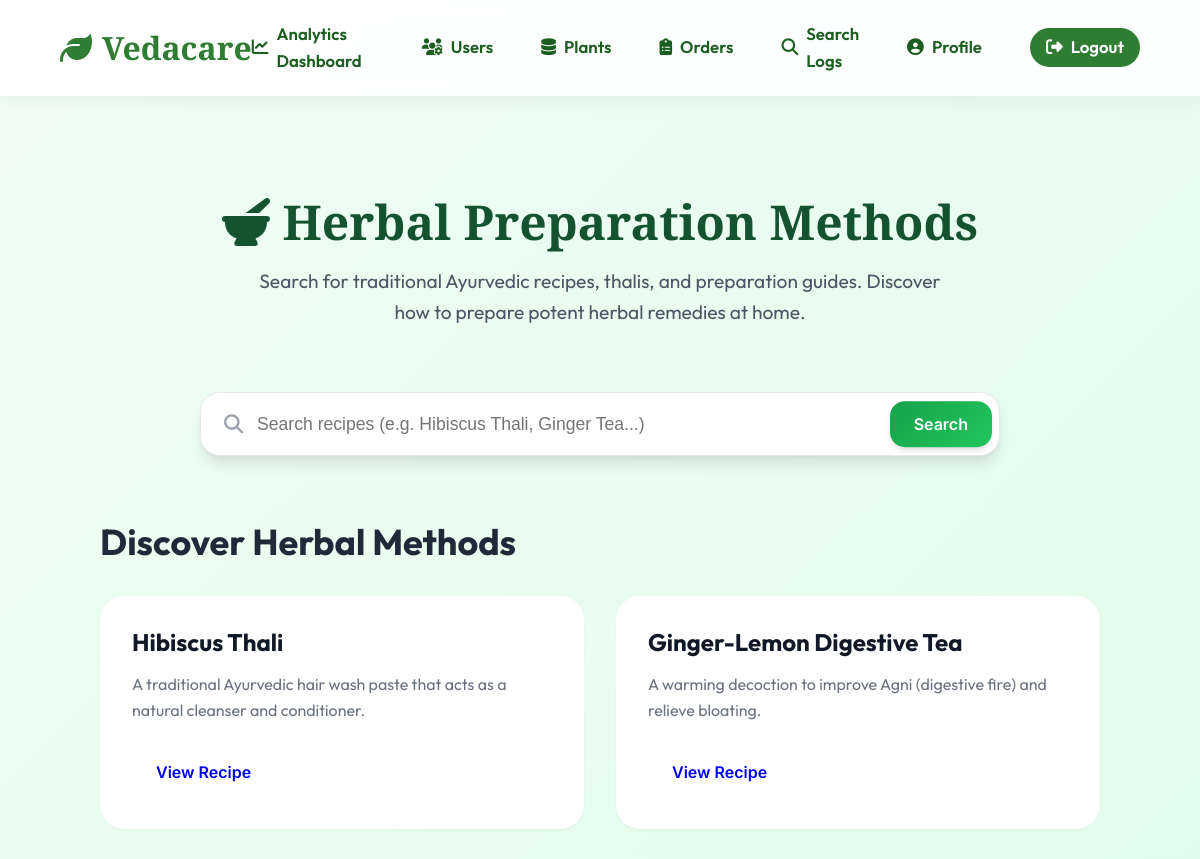
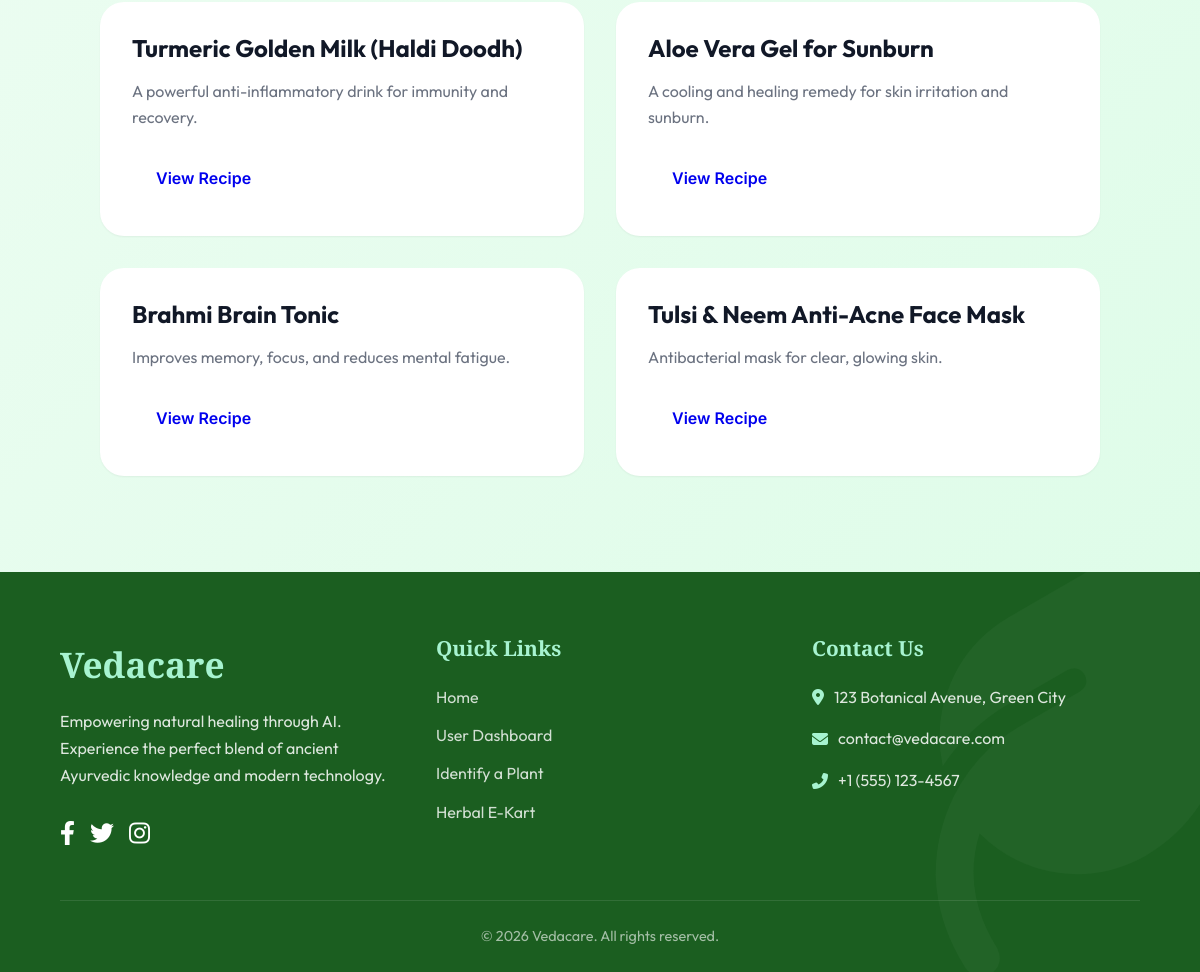
The page /herbal-methods/ (signed in) on the database its author committed (2 pictures, top to bottom).
### core/models.py (models this page shows, shortened)
class HerbalMethod(models.Model):
    name = models.CharField(max_length=200) # e.g. Hibiscus Thali
    description = models.TextField() # What it is used for
    ingredients = models.TextField() # List of ingredients
    recipe = models.TextField() # Step by step instructions
    image = models.ImageField(upload_to='methods/', null=True, blank=True)
    created_at = models.DateTimeField(auto_now_add=True)

### core/views.py (the view, shortened to what this page needs)
# urls.py: path('herbal-methods/', views.herbal_methods_search, name='herbal_methods'),
@login_required
def herbal_methods_search(request):
    query = request.GET.get('q', '').strip()
    methods = HerbalMethod.objects.none()
    featured_methods = HerbalMethod.objects.all()[:6] if not query else methods
    return render(request, 'core/herbal_methods.html', {
        'methods': methods,
        'query': query,
        'featured_methods': featured_methods
    })

### core/context_processors.py (called while the page is built)
def notifications_count(request):
    if request.user.is_authenticated:
        unread_count = Notification.objects.filter(user=request.user, is_read=False).count()
        return {'unread_count': unread_count}
    return {'unread_count': 0}

### templates/core/herbal_methods.html (shortened to what this page needs)
{% extends 'core/base.html' %}
{% load static %}
{% block content %}
<div class="container" style="padding: 4rem 1rem;">
    <div style="max-width: 1000px; margin: 0 auto;">
        <div style="text-align: center; margin-bottom: 4rem;">
            <h1 style="color: var(--primary-900); font-family: var(--font-display); font-size: 3rem; margin-bottom: 1rem;">
                <i class="fas fa-mortar-pestle"></i> Herbal Preparation Methods
            </h1>
            <p style="color: var(--gray-600); font-size: 1.2rem; max-width: 700px; margin: 0 auto;">
                Search for traditional Ayurvedic recipes, thalis, and preparation guides.
                Discover how to prepare potent herbal remedies at home.
            </p>
        </div>
        <div style="margin-bottom: 4rem; position: relative; max-width: 800px; margin-left: auto; margin-right: auto;">
            <form method="GET" action="{% url 'herbal_methods' %}">
                <i class="fas fa-search" style="position: absolute; left: 1.5rem; top: 50%; transform: translateY(-50%); color: var(--gray-400); font-size: 1.2rem;"></i>
                <input type="text" name="q" value="{{ query }}"
                    style="width: 100%; padding: 1.3rem 1.5rem 1.3rem 3.5rem; border-radius: 20px; border: 1px solid var(--gray-200); box-shadow: var(--shadow-lg); font-size: 1.1rem; outline: none; transition: 0.3s;"
                    placeholder="Search recipes (e.g. Hibiscus Thali, Ginger Tea...)" onfocus="this.style.borderColor='var(--primary-500)';">
                <button type="submit" class="btn btn-primary" style="position: absolute; right: 0.5rem; top: 50%; transform: translateY(-50%); border-radius: 15px; padding: 0.8rem 1.5rem;">
                    Search
                </button>
            </form>
        </div>
        {% if methods %}
            <h2 style="color: var(--gray-800); margin-bottom: 2rem;">Search Results for "{{ query }}"</h2>
            <div style="display: grid; grid-template-columns: repeat(auto-fill, minmax(450px, 1fr)); gap: 2rem;">
                {% for method in methods %}
                <div style="background: white; border-radius: 24px; padding: 2rem; box-shadow: var(--shadow-md); border-top: 6px solid var(--primary-500);">
                    <h3 style="color: var(--primary-800); font-size: 1.5rem; margin-bottom: 1rem;">{{ method.name }}</h3>
                    <p style="color: var(--gray-600); margin-bottom: 1.5rem; font-style: italic;">{{ method.description }}</p>
                    <div style="background: var(--primary-50); padding: 1.5rem; border-radius: 15px; margin-bottom: 1.5rem;">
                        <h4 style="color: var(--primary-700); font-size: 1rem; text-transform: uppercase; letter-spacing: 1px; margin-bottom: 0.8rem;">
                            <i class="fas fa-leaf"></i> Ingredients
                        </h4>
                        <p style="color: var(--primary-900); white-space: pre-line;">{{ method.ingredients }}</p>
                    </div>
                    <div>
                        <h4 style="color: var(--gray-700); font-size: 1rem; text-transform: uppercase; letter-spacing: 1px; margin-bottom: 0.8rem;">
                            <i class="fas fa-list-ol"></i> Step-by-Step Recipe
                        </h4>
                        <p style="color: var(--gray-800); line-height: 1.7; white-space: pre-line;">{{ method.recipe }}</p>
                    </div>
                </div>
                {% endfor %}
            </div>
        {% else %}
            <h2 style="color: var(--gray-800); margin-bottom: 2rem;">Discover Herbal Methods</h2>
            <div style="display: grid; grid-template-columns: repeat(auto-fill, minmax(450px, 1fr)); gap: 2rem;">
                {% for method in featured_methods %}
                <div style="background: white; border-radius: 24px; padding: 2rem; box-shadow: var(--shadow-sm); transition: 0.3s;"
                    onmouseover="this.style.transform='translateY(-5px)'; this.style.boxShadow='var(--shadow-lg)';"
                    onmouseout="this.style.transform='none'; this.style.boxShadow='var(--shadow-sm)';">
                    <h3 style="color: var(--gray-900); font-size: 1.5rem; margin-bottom: 1rem;">{{ method.name }}</h3>
                    <p style="color: var(--gray-500); margin-bottom: 1.5rem;">{{ method.description|truncatewords:20 }}</p>
                    <a href="?q={{ method.name|urlencode }}" class="btn btn-outline-primary" style="border-radius: 12px;">View Recipe</a>
                </div>
                {% empty %}
                <p style="color: var(--gray-500);">Start searching to discover traditional recipes!</p>
                {% endfor %}
            </div>
        {% endif %}
    </div>
</div>
{% endblock %}

### static/css/main.css (style rules this page uses)
:root { --primary-50: #f0fdf4; --primary-100: #dcfce7; --primary-200: #bbf7d0; --primary-300: #86efac; --primary-400: #4ade80; --primary-500: #22c55e; --primary-600: #16a34a; --primary-700: #15803d; --primary-800: #166534; --primary-900: #14532d; --accent-emerald: #10b981; --accent-teal: #14b8a6; --accent-amber: #f59e0b; --accent-orange: #f97316; --gray-50: #f9fafb; --gray-100: #f3f4f6; --gray-200: #e5e7eb; --gray-300: #d1d5db; --gray-400: #9ca3af; --gray-500: #6b7280; --gray-600: #4b5563; --gray-700: #374151; --gray-800: #1f2937; --gray-900: #111827; --success: #10b981; --warning: #f59e0b; --error: #ef4444; --info: #3b82f6; --gradient-primary: linear-gradient(135deg, #16a34a 0%, #22c55e 100%); --gradient-hero: linear-gradient(135deg, #14532d 0%, #16a34a 50%, #22c55e 100%); --gradient-card: linear-gradient(135deg, rgba(255, 255, 255, 0.9) 0%, rgba(255, 255, 255, 0.7) 100%); --gradient-overlay: linear-gradient(180deg, rgba(0, 0, 0, 0) 0%, rgba(0, 0, 0, 0.7) 100%); --shadow-sm: 0 1px 2px 0 rgba(0, 0, 0, 0.05); --shadow-md: 0 4px 6px -1px rgba(0, 0, 0, 0.1), 0 2px 4px -1px rgba(0, 0, 0, 0.06); --shadow-lg: 0 10px 15px -3px rgba(0, 0, 0, 0.1), 0 4px 6px -2px rgba(0, 0, 0, 0.05); --shadow-xl: 0 20px 25px -5px rgba(0, 0, 0, 0.1), 0 10px 10px -5px rgba(0, 0, 0, 0.04); --shadow-2xl: 0 25px 50px -12px rgba(0, 0, 0, 0.25); --shadow-glow: 0 0 20px rgba(34, 197, 94, 0.3); --spacing-xs: 0.5rem; --spacing-sm: 0.75rem; --spacing-md: 1rem; --spacing-lg: 1.5rem; --spacing-xl: 2rem; --spacing-2xl: 3rem; --spacing-3xl: 4rem; --radius-sm: 0.375rem; --radius-md: 0.5rem; --radius-lg: 0.75rem; --radius-xl: 1rem; --radius-2xl: 1.5rem; --radius-full: 9999px; --font-primary: 'Inter', -apple-system, BlinkMacSystemFont, 'Segoe UI', sans-serif; --font-display: 'Playfair Display', Georgia, serif; --transition-fast: 150ms cubic-bezier(0.4, 0, 0.2, 1); --transition-base: 250ms cubic-bezier(0.4, 0, 0.2, 1); --transition-slow: 350ms cubic-bezier(0.4, 0, 0.2, 1); }
* { margin: 0; padding: 0; box-sizing: border-box; }
html { scroll-behavior: smooth; -webkit-font-smoothing: antialiased; -moz-osx-font-smoothing: grayscale; }
body { font-family: var(--font-primary); background: linear-gradient(135deg, #f0fdf4 0%, #dcfce7 100%); color: var(--gray-800); line-height: 1.6; min-height: 100vh; }
.btn { display: inline-flex; align-items: center; justify-content: center; gap: 0.5rem; padding: 0.75rem 1.5rem; font-family: var(--font-primary); font-size: 1rem; font-weight: 600; text-decoration: none; border: none; border-radius: var(--radius-lg); cursor: pointer; transition: all var(--transition-base); position: relative; overflow: hidden; }
.btn::before { content: ''; position: absolute; top: 50%; left: 50%; width: 0; height: 0; border-radius: 50%; background: rgba(255, 255, 255, 0.3); transform: translate(-50%, -50%); transition: width 0.6s, height 0.6s; }
.btn-primary { background: var(--gradient-primary); color: white; box-shadow: var(--shadow-md); }
.container { max-width: 1400px; margin: 0 auto; padding: var(--spacing-2xl); }
h1, h2, h3, h4, h5, h6 { font-weight: 700; line-height: 1.2; color: var(--gray-900); }
h1 { font-size: 3rem; font-family: var(--font-display); }
h2 { font-size: 2.25rem; }
h3 { font-size: 1.875rem; }

### templates/core/base.html (style rules this page uses)
:root { --primary: #2e7d32; --primary-light: #4caf50; --primary-dark: #1b5e20; --text-main: #2e7d32; --bg: #ffffff; --font-display: 'Playfair Display', serif; --font-body: 'Outfit', sans-serif; --shadow-nav: 0 4px 20px rgba(0, 0, 0, 0.05); }
body { font-family: var(--font-body); background-color: #f4faeb; color: #333; margin: 0; padding: 0; display: flex; flex-direction: column; min-height: 100vh; }

### rows shown on the page
HerbalMethod: name "Hibiscus Thali", description "A traditional Ayurvedic hair wash paste that acts as a natural cleanser and conditioner."
HerbalMethod: name "Ginger-Lemon Digestive Tea", description "A warming decoction to improve Agni (digestive fire) and relieve bloating."
HerbalMethod: name "Turmeric Golden Milk (Haldi Doodh)", description "A powerful anti-inflammatory drink for immunity and recovery."
HerbalMethod: name "Aloe Vera Gel for Sunburn", description "A cooling and healing remedy for skin irritation and sunburn."
HerbalMethod: name "Brahmi Brain Tonic", description "Improves memory, focus, and reduces mental fatigue."
HerbalMethod: name "Tulsi & Neem Anti-Acne Face Mask", description "Antibacterial mask for clear, glowing skin."
